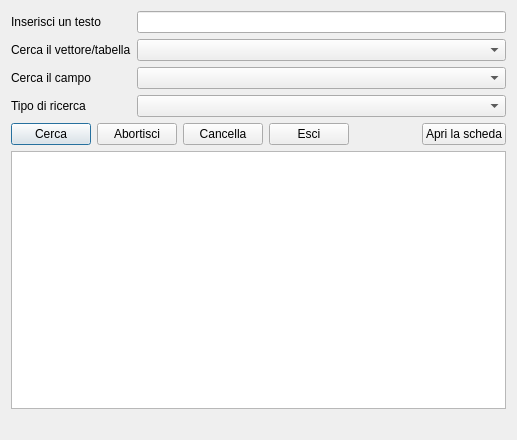
<?xml version="1.0" encoding="UTF-8"?>
<ui version="4.0">
 <class>LayerSearchDialog</class>
 <widget class="QDialog" name="LayerSearchDialog">
  <property name="geometry">
   <rect>
    <x>0</x>
    <y>0</y>
    <width>517</width>
    <height>440</height>
   </rect>
  </property>
  <property name="windowTitle">
   <string>Ricerca Avanzata- Pyarchinit</string>
  </property>
  <layout class="QVBoxLayout" name="verticalLayout">
   <item>
    <layout class="QHBoxLayout" name="horizontalLayout">
     <item>
      <layout class="QVBoxLayout" name="verticalLayout_2">
       <item>
        <layout class="QFormLayout" name="formLayout">
         <property name="fieldGrowthPolicy">
          <enum>QFormLayout::AllNonFixedFieldsGrow</enum>
         </property>
         <item row="0" column="0">
          <widget class="QLabel" name="label">
           <property name="text">
            <string>Inserisci un testo</string>
           </property>
          </widget>
         </item>
         <item row="0" column="1">
          <widget class="QLineEdit" name="findStringEdit"/>
         </item>
         <item row="1" column="0">
          <widget class="QLabel" name="label_2">
           <property name="text">
            <string>Cerca il vettore/tabella</string>
           </property>
          </widget>
         </item>
         <item row="1" column="1">
          <widget class="QComboBox" name="layerListComboBox"/>
         </item>
         <item row="2" column="0">
          <widget class="QLabel" name="label_3">
           <property name="text">
            <string>Cerca il campo</string>
           </property>
          </widget>
         </item>
         <item row="2" column="1">
          <widget class="QComboBox" name="searchFieldComboBox"/>
         </item>
         <item row="3" column="0">
          <widget class="QLabel" name="label_5">
           <property name="text">
            <string>Tipo di ricerca</string>
           </property>
          </widget>
         </item>
         <item row="3" column="1">
          <widget class="QComboBox" name="comparisonComboBox"/>
         </item>
        </layout>
       </item>
      </layout>
     </item>
    </layout>
   </item>
   <item>
    <layout class="QHBoxLayout" name="horizontalLayout_2">
     <item>
      <widget class="QPushButton" name="searchButton">
       <property name="text">
        <string>Cerca</string>
       </property>
      </widget>
     </item>
     <item>
      <widget class="QPushButton" name="stopButton">
       <property name="text">
        <string>Abortisci</string>
       </property>
      </widget>
     </item>
     <item>
      <widget class="QPushButton" name="clearButton">
       <property name="text">
        <string>Cancella</string>
       </property>
      </widget>
     </item>
     <item>
      <widget class="QPushButton" name="doneButton">
       <property name="text">
        <string>Esci</string>
       </property>
      </widget>
     </item>
     <item>
      <spacer name="horizontalSpacer">
       <property name="orientation">
        <enum>Qt::Horizontal</enum>
       </property>
       <property name="sizeHint" stdset="0">
        <size>
         <width>40</width>
         <height>20</height>
        </size>
       </property>
      </spacer>
     </item>
     <item>
      <widget class="QPushButton" name="pushButton_goto_scheda">
       <property name="enabled">
        <bool>true</bool>
       </property>
       <property name="text">
        <string>Apri la scheda</string>
       </property>
      </widget>
     </item>
    </layout>
   </item>
   <item>
    <widget class="QTableWidget" name="resultsTable">
     <property name="sortingEnabled">
      <bool>true</bool>
     </property>
    </widget>
   </item>
   <item>
    <widget class="QLabel" name="resultsLabel">
     <property name="text">
      <string/>
     </property>
    </widget>
   </item>
  </layout>
 </widget>
 <resources/>
 <connections/>
</ui>
